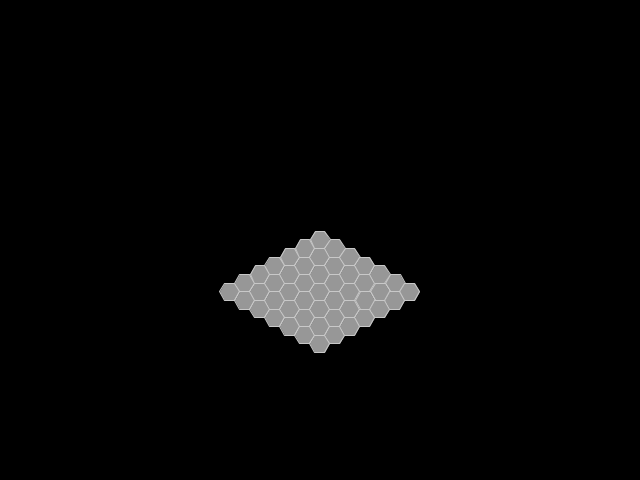
Frame 1 (no input)
Frame 60 (the mouse pressed at the canvas centre just before this capture): identical to frame 1, image omitted
Frame 120 (the mouse held since frame 60 and released just before this capture): identical to frame 1, image omitted

The Processing sketch that drew this single still picture (run headless with seeded random() and noise(); from frame 60 on, the mouse is pressed at the canvas centre):

// Processing sketch: hexa_snake
// ── hexa_snake.pde
Grid g;
void setup(){
  size(640, 480);
  g = new Grid(7, 10);
}


void draw() {
  background(0);
  translate(320, 240);
  g.show();
}
// ── Grid.pde
public class Grid {
  
  // 0   = X' - Y'
  // 60  = X' - Z'
  // 150 = Y' - Z'
  
  // (1,0) = x - y, (1/2, sqrt(3)/2) = x - z, (1/2, -sqrt(3)/2) = z -y
  
  // x/u = (1, 1)
  // y/v = (0, 1)
  // z/w = (0.5, 1 - sqrt(3)/2) = 15º / 2
  
  private int size;
  private float r, r_;
  private color back, line;
  
  public Grid(int size, int r) {
    this.size = size;
    this.r = r;
    r_ = r*sqrt(3)/2;
    back = color(151);
    line = color(200);
  }
  
  public void setBackgroundColor(color c) {
    back = c;
  }
  
  public void setLineColor(color c) {
    line = c;
  }
  
  public void show() {
  
    fill(back);
    stroke(line);
    for (int i = 0; i < size; i++) {
      for (int j = 0; j < size; j++) {
        PVector right = PVector.fromAngle(PI/6);
        PVector left = PVector.fromAngle(5*PI/6);
        
        PVector v = PVector.add(right.mult(i*2*r_), left.mult(j*2*r_));
        drawHexagon(v.x, v.y, r);
      }
    }
  }
  
  private void drawHexagon(float x, float y, float r) {
    drawNgon(x, y, r, 6);
  }
  
  private void drawNgon(float x, float y, float r, int n) {
    float increment = TWO_PI/n;
    beginShape();
    for (float a = 0; a < TWO_PI; a += increment) {
      vertex(x + r*cos(a), y + r*sin(a));
    }
    endShape();
  }
}
